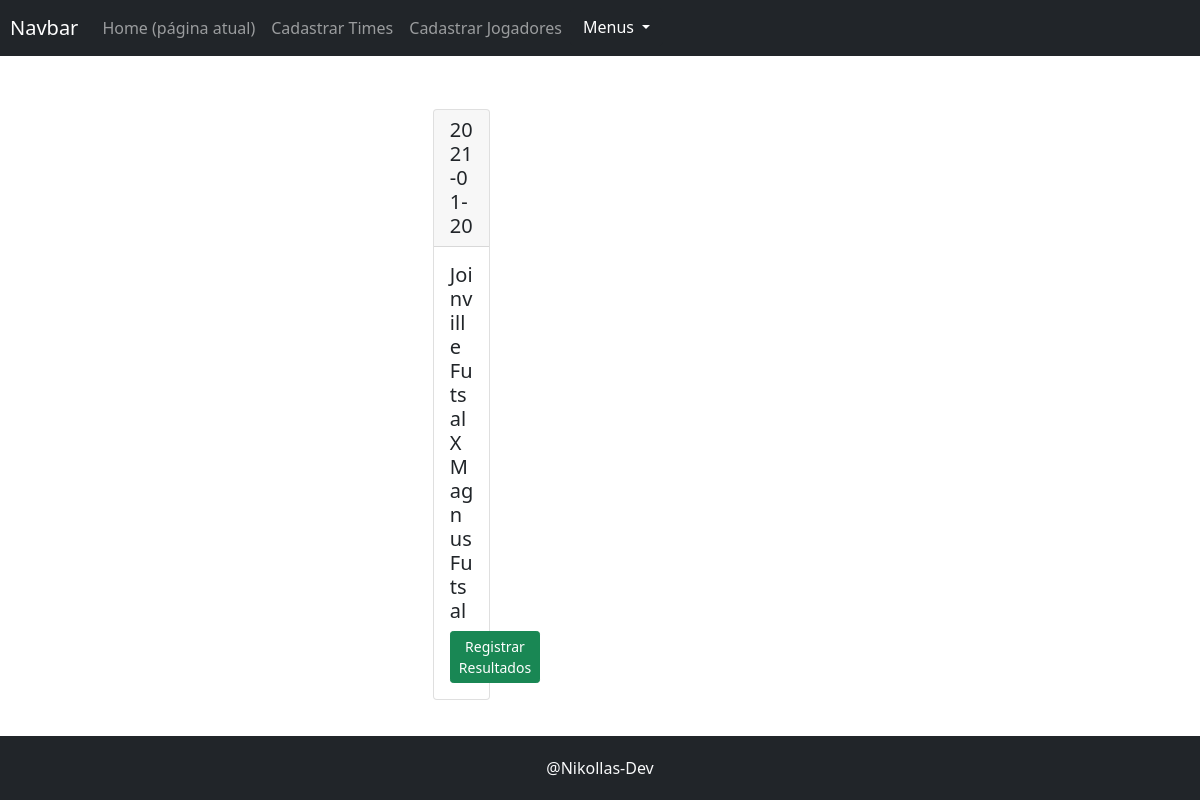
The app's page /campeonato/src/public/controles/exibir_jogos.php with its own data.
### tables this page shows
CREATE TABLE IF NOT EXISTS Jogo (
    id INT AUTO_INCREMENT PRIMARY KEY,
    id_edicao INT NOT NULL,
    id_time_visitante INT NOT NULL,
    id_time_casa INT NOT NULL,
    dt_jogo DATE NOT NULL,
    FOREIGN KEY (id_edicao) REFERENCES Edicao(id),
    FOREIGN KEY (id_time_visitante) REFERENCES Time(id),
    FOREIGN KEY (id_time_casa) REFERENCES Time(id)
);

CREATE TABLE IF NOT EXISTS Time  (
    id INT AUTO_INCREMENT PRIMARY KEY,
    nome VARCHAR(100) NOT NULL,
    sigla VARCHAR(11) NOT NULL UNIQUE,
    ano_fundacao INT NOT NULL
);

### campeonato/src/public/configuracoes/config.php (called while the page is built, shortened)
<?php
    include(MODELO."/Banco.php");
    include(MODELO."/Modelo.php");
   function carregarInterface($interface, $dados = []){
        $caminhoArquivo = INTERFACES . "/" . $interface. ".php";
        require_once($caminhoArquivo);
    }
?>

### campeonato/src/public/controles/exibir_jogos.php (called while the page is built)
<?php
    include('../configuracoes/config.php');
    function carregarPartida(){
        $jogos = Jogo::selectAll();
        $partidas = [];
        foreach ($jogos as $jogo) {
            $partida = new Partida();
            $time_casa = Time::selectOne(['id' => $jogo->id_time_casa]);
            $time_visitante = Time::selectOne(['id' => $jogo->id_time_visitante]);
            $partida->id_jogo = $jogo->id;
            $partida->nome_time_casa = $time_casa->nome;
            $partida->nome_time_visitante = $time_visitante->nome;
            $partida->dt_jogo = $jogo->dt_jogo;
            array_push($partidas, $partida);
        }
        return carregarInterface('exibir_jogos', ['partidas' => $partidas]);
    }
    carregarPartida();
?>

### campeonato/src/public/modelos/Modelo.php (called while the page is built, shortened)
<?php
class Modelo
{
    protected static $nome_tabela = '';
    protected  $valores = [];
    public function __get($chave)
    {
        return $this->valores[$chave];
    }
    public function __set($chave, $valor)
    {
        $this->valores[$chave] = $valor;
    }
    public static function selectAll($colunas = "*", $filtros = [])
    {
        $obejtos = [];
        $resultado = static::select($filtros, $colunas);
        if ($resultado) {
            while ($linha = $resultado->fetch_assoc()) {
                array_push($obejtos, new $class($linha));
            }
        }
        return $obejtos;
    }
    public static function select($filtros = [], $colunas = "*")
    {
        $sql = "SELECT ";
        if ($colunas === "*") {
            $sql .= $colunas;
        } else {
            foreach ($colunas as $col) {
                $sql .= $col . ",";
            }
            $sql[strlen($sql) - 1] = " ";
        }
        $sql .= " FROM " . static::$nome_tabela;
        if ($filtros) {
            $sql .= static::formatarFiltros($filtros);
        }
        $resultados = Banco::obterResultadoDoSql($sql);
        return $resultados;
    }
    public static function formatarFiltros($filtros)
    {
        $filtro_formatado = " WHERE ";
        $contador = 0;
        foreach ($filtros as $chave => $valor) {
            if ($contador == 0) {
                $filtro_formatado .= $chave . "=" . static::formatarValor($valor);
            } else {
                $filtro_formatado .= " AND " . $chave . "=" . static::formatarValor($valor);
            }
            $contador++;
        }
        return $filtro_formatado;
    }
    public static function formatarValor($valor)
    {
        return $valor;
    }
}

### campeonato/src/public/modelos/Banco.php (called while the page is built, shortened)
<?php
    class Banco{
        public static function conectarAoBanco(){
            $caminho = dirname(realpath('../modelos/'))."/env.ini";
            $configuracoes = parse_ini_file($caminho);
            $sql_conn = new mysqli($configuracoes['host'],$configuracoes['username'], $configuracoes['password'], $configuracoes['dbname']);
            return $sql_conn;
        }
        public static function obterResultadoDoSql($sql){
            try {
                $sql_conn = static::conectarAoBanco();
                $resultado = $sql_conn->query($sql);
                return $resultado;
            } catch (Exception $excp) {
                return $excp->getMessage();
            }
        }
    }
?>

### campeonato/src/public/interfaces/exibir_jogos.php (the view)
<?php require('componentes/cabecalho.php') ?>
<div class="d-flex">
    <div class="row">
        <?php foreach($partidas as $partida): ?>
            <div class="col-3 mt-2">
                <div class="card text-bg-dark me-2">
                    <h5 class="card-header"><?= $partida->dt_jogo ?></h5>
                    <div class="card-body">
                        <h5 class="card-title"><?= $partida->nome_time_casa ?> X <?= $partida->nome_time_visitante ?></h5>
                        <a href="#" class="btn btn-sm btn-success">Registrar Resultados</a>
                    </div>
                </div>
            </div>
        <?php endforeach ?>
    </div>
</div>
<?php require('componentes/rodape.php') ?>

### campeonato/src/public/css/style.css (style rules this page uses)
body { display: grid; grid-template-columns:1fr; grid-template-rows: 64px 1fr 64px; grid-template-areas: "header" "content" "footer" ; height: 100vh; margin: 0; }

### records on screen
jogo: dt_jogo "2021-01-20"
time: nome "Joinville Futsal"
time: nome "Magnus Futsal"
